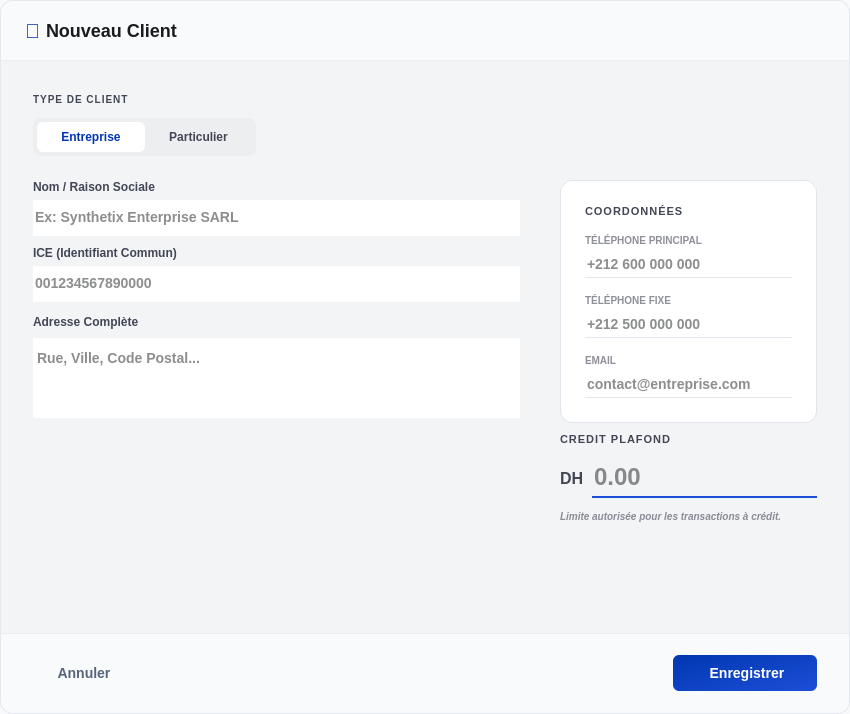
<?xml version="1.0" encoding="UTF-8"?>
<ui version="4.0">
 <class>NouveauClientDialog</class>
 <widget class="QDialog" name="NouveauClientDialog">
  <property name="geometry">
   <rect>
    <x>0</x>
    <y>0</y>
    <width>850</width>
    <height>714</height>
   </rect>
  </property>
  <property name="windowTitle">
   <string>Nouveau Client - Synthetix Enterprise</string>
  </property>
  <property name="styleSheet">
   <string>
    QDialog {
        background-color: #f7f9fb;
    }
    QLabel {
        font-family: 'Overpass', sans-serif;
    }
    QLineEdit, QPlainTextEdit {
        font-family: 'Overpass', sans-serif;
    }
   </string>
  </property>
  <layout class="QVBoxLayout" name="mainLayout">
   <property name="spacing">
    <number>0</number>
   </property>
   <property name="leftMargin">
    <number>0</number>
   </property>
   <property name="topMargin">
    <number>0</number>
   </property>
   <property name="rightMargin">
    <number>0</number>
   </property>
   <property name="bottomMargin">
    <number>0</number>
   </property>
   <item>
    <widget class="QFrame" name="mainFrame">
     <property name="styleSheet">
      <string>
       #mainFrame {
           background-color: #f2f4f6;
           border-radius: 12px;
           border: 1px solid rgba(196, 197, 215, 0.3);
       }
      </string>
     </property>
     <layout class="QVBoxLayout" name="verticalLayout_mainFrame">
      <property name="spacing">
       <number>0</number>
      </property>
      <property name="leftMargin">
       <number>0</number>
      </property>
      <property name="topMargin">
       <number>0</number>
      </property>
      <property name="rightMargin">
       <number>0</number>
      </property>
      <property name="bottomMargin">
       <number>0</number>
      </property>
      <item>
       <widget class="QFrame" name="headerFrame">
        <property name="minimumSize">
         <size>
          <width>0</width>
          <height>60</height>
         </size>
        </property>
        <property name="styleSheet">
         <string>
          #headerFrame {
              background-color: #f8fafc;
              border-bottom: 1px solid rgba(196, 197, 215, 0.2);
              border-top-left-radius: 12px;
              border-top-right-radius: 12px;
          }
         </string>
        </property>
        <layout class="QHBoxLayout" name="horizontalLayout_header">
         <property name="leftMargin">
          <number>24</number>
         </property>
         <property name="rightMargin">
          <number>24</number>
         </property>
         <item>
          <widget class="QLabel" name="iconUserAdd">
           <property name="styleSheet">
            <string>color: #0037b0; font-size: 20px;</string>
           </property>
           <property name="text">
            <string>👤</string>
           </property>
          </widget>
         </item>
         <item>
          <widget class="QLabel" name="lblHeaderTitle">
           <property name="styleSheet">
            <string>font-family: 'Overpass'; font-weight: bold; font-size: 18px; color: #191c1e;</string>
           </property>
           <property name="text">
            <string>Nouveau Client</string>
           </property>
          </widget>
         </item>
         <item>
          <spacer name="spacerHeader">
           <property name="orientation">
            <enum>Qt::Horizontal</enum>
           </property>
           <property name="sizeHint" stdset="0">
            <size>
             <width>0</width>
             <height>0</height>
            </size>
           </property>
          </spacer>
         </item>
        </layout>
       </widget>
      </item>
      <item>
       <layout class="QVBoxLayout" name="verticalLayout_content">
        <property name="spacing">
         <number>24</number>
        </property>
        <property name="leftMargin">
         <number>32</number>
        </property>
        <property name="topMargin">
         <number>32</number>
        </property>
        <property name="rightMargin">
         <number>32</number>
        </property>
        <property name="bottomMargin">
         <number>32</number>
        </property>
        <item>
         <layout class="QVBoxLayout" name="verticalLayout_toggle">
          <property name="spacing">
           <number>12</number>
          </property>
          <item>
           <widget class="QLabel" name="lblTypeClient">
            <property name="styleSheet">
             <string>font-size: 10px; font-weight: bold; color: #434655; letter-spacing: 1px;</string>
            </property>
            <property name="text">
             <string>TYPE DE CLIENT</string>
            </property>
           </widget>
          </item>
          <item>
           <layout class="QHBoxLayout" name="horizontalLayout_toggle">
            <item>
             <widget class="QFrame" name="frameToggle">
              <property name="styleSheet">
               <string>#frameToggle { background-color: #eceef0; border-radius: 8px; }</string>
              </property>
              <layout class="QHBoxLayout" name="horizontalLayout_btnToggle">
               <property name="spacing">
                <number>0</number>
               </property>
               <property name="leftMargin">
                <number>4</number>
               </property>
               <property name="topMargin">
                <number>4</number>
               </property>
               <property name="rightMargin">
                <number>4</number>
               </property>
               <property name="bottomMargin">
                <number>4</number>
               </property>
               <item>
                <widget class="QPushButton" name="btnEntreprise">
                 <property name="styleSheet">
                  <string>
                    QPushButton { background-color: transparent; color: #434655; border: none; border-radius: 6px; padding: 8px 24px; font-weight: 500; }
                    QPushButton:checked { background-color: #ffffff; color: #0037b0; font-weight: bold; }
                   </string>
                 </property>
                 <property name="text">
                  <string>Entreprise</string>
                 </property>
                 <property name="checkable">
                  <bool>true</bool>
                 </property>
                 <property name="checked">
                  <bool>true</bool>
                 </property>
                </widget>
               </item>
               <item>
                <widget class="QPushButton" name="btnParticulier">
                 <property name="styleSheet">
                  <string>
                    QPushButton { background-color: transparent; color: #434655; border: none; border-radius: 6px; padding: 8px 24px; font-weight: 500; }
                    QPushButton:checked { background-color: #ffffff; color: #0037b0; font-weight: bold; }
                   </string>
                 </property>
                 <property name="text">
                  <string>Particulier</string>
                 </property>
                 <property name="checkable">
                  <bool>true</bool>
                 </property>
                </widget>
               </item>
              </layout>
             </widget>
            </item>
            <item>
             <spacer name="spacerToggle">
              <property name="orientation">
               <enum>Qt::Horizontal</enum>
              </property>
              <property name="sizeHint" stdset="0">
               <size>
                <width>0</width>
                <height>0</height>
               </size>
              </property>
             </spacer>
            </item>
           </layout>
          </item>
         </layout>
        </item>
        <item>
         <layout class="QHBoxLayout" name="horizontalLayout_grid" stretch="7,0">
          <property name="spacing">
           <number>40</number>
          </property>
          <item>
           <layout class="QVBoxLayout" name="verticalLayout_left">
            <property name="spacing">
             <number>10</number>
            </property>
            <property name="leftMargin">
             <number>0</number>
            </property>
            <property name="topMargin">
             <number>0</number>
            </property>
            <property name="rightMargin">
             <number>0</number>
            </property>
            <property name="bottomMargin">
             <number>0</number>
            </property>
            <item>
             <layout class="QVBoxLayout" name="vl_nom">
              <property name="spacing">
               <number>6</number>
              </property>
              <item>
               <widget class="QLabel" name="lblNom">
                <property name="styleSheet">
                 <string>font-size: 12px; font-weight: 600; color: #434655;</string>
                </property>
                <property name="text">
                 <string>Nom / Raison Sociale</string>
                </property>
               </widget>
              </item>
              <item>
               <widget class="QLineEdit" name="editNom">
                <property name="styleSheet">
                 <string>
                    QLineEdit { background-color: #ffffff; color: #191c1e; font-size: 14px; font-weight: 500; padding: 8px 0px; border: none; border-bottom: 2px solid transparent; }
                    QLineEdit:focus { border-bottom: 2px solid #0037b0; }
                   </string>
                </property>
                <property name="placeholderText">
                 <string>Ex: Synthetix Enterprise SARL</string>
                </property>
               </widget>
              </item>
             </layout>
            </item>
            <item>
             <layout class="QVBoxLayout" name="vl_ice">
              <property name="spacing">
               <number>6</number>
              </property>
              <item>
               <widget class="QLabel" name="lblICE">
                <property name="styleSheet">
                 <string>font-size: 12px; font-weight: 600; color: #434655;</string>
                </property>
                <property name="text">
                 <string>ICE (Identifiant Commun)</string>
                </property>
               </widget>
              </item>
              <item>
               <widget class="QLineEdit" name="editICE">
                <property name="styleSheet">
                 <string>
                    QLineEdit { background-color: #ffffff; color: #191c1e; font-size: 14px; font-weight: 500; padding: 8px 0px; border: none; border-bottom: 2px solid transparent; }
                    QLineEdit:focus { border-bottom: 2px solid #0037b0; }
                   </string>
                </property>
                <property name="placeholderText">
                 <string>001234567890000</string>
                </property>
               </widget>
              </item>
             </layout>
            </item>
            <item>
             <layout class="QVBoxLayout" name="verticalLayout">
              <property name="spacing">
               <number>6</number>
              </property>
              <property name="topMargin">
               <number>0</number>
              </property>
              <item>
               <widget class="QLabel" name="lblAdresse">
                <property name="maximumSize">
                 <size>
                  <width>16777215</width>
                  <height>20</height>
                 </size>
                </property>
                <property name="styleSheet">
                 <string>font-size: 12px; font-weight: 600; color: #434655;</string>
                </property>
                <property name="text">
                 <string>Adresse Complète</string>
                </property>
               </widget>
              </item>
              <item>
               <widget class="QPlainTextEdit" name="editAdresse">
                <property name="maximumSize">
                 <size>
                  <width>16777215</width>
                  <height>80</height>
                 </size>
                </property>
                <property name="styleSheet">
                 <string notr="true">
                    QPlainTextEdit { background-color: #ffffff; color: #191c1e; font-size: 14px; font-weight: 500; padding: 8px 0px; border: none; border-bottom: 2px solid transparent; }
                    QPlainTextEdit:focus { border-bottom: 2px solid #0037b0; }
                   </string>
                </property>
                <property name="tabStopWidth">
                 <number>80</number>
                </property>
                <property name="placeholderText">
                 <string>Rue, Ville, Code Postal...</string>
                </property>
               </widget>
              </item>
             </layout>
            </item>
            <item>
             <spacer name="spacerLeft">
              <property name="orientation">
               <enum>Qt::Vertical</enum>
              </property>
              <property name="sizeHint" stdset="0">
               <size>
                <width>0</width>
                <height>0</height>
               </size>
              </property>
             </spacer>
            </item>
           </layout>
          </item>
          <item>
           <layout class="QVBoxLayout" name="verticalLayout_right">
            <property name="spacing">
             <number>10</number>
            </property>
            <property name="leftMargin">
             <number>0</number>
            </property>
            <property name="topMargin">
             <number>0</number>
            </property>
            <property name="rightMargin">
             <number>0</number>
            </property>
            <property name="bottomMargin">
             <number>0</number>
            </property>
            <item>
             <widget class="QFrame" name="frameCoord">
              <property name="styleSheet">
               <string>#frameCoord { background-color: #ffffff; border-radius: 12px; border: 1px solid rgba(196, 197, 215, 0.4); }</string>
              </property>
              <layout class="QVBoxLayout" name="vl_coord">
               <property name="spacing">
                <number>16</number>
               </property>
               <property name="leftMargin">
                <number>24</number>
               </property>
               <property name="topMargin">
                <number>24</number>
               </property>
               <property name="rightMargin">
                <number>24</number>
               </property>
               <property name="bottomMargin">
                <number>24</number>
               </property>
               <item>
                <layout class="QHBoxLayout" name="hl_coordTitle">
                 <item>
                  <widget class="QLabel" name="lblCoordTitle">
                   <property name="styleSheet">
                    <string>font-size: 11px; font-weight: bold; color: #434655; letter-spacing: 1px;</string>
                   </property>
                   <property name="text">
                    <string>COORDONNÉES</string>
                   </property>
                  </widget>
                 </item>
                 <item>
                  <spacer name="spacerCoordTitle">
                   <property name="orientation">
                    <enum>Qt::Horizontal</enum>
                   </property>
                   <property name="sizeHint" stdset="0">
                    <size>
                     <width>0</width>
                     <height>0</height>
                    </size>
                   </property>
                  </spacer>
                 </item>
                </layout>
               </item>
               <item>
                <layout class="QVBoxLayout" name="vl_coordInputs">
                 <property name="spacing">
                  <number>16</number>
                 </property>
                 <item>
                  <layout class="QVBoxLayout" name="vl_telPrinc">
                   <property name="spacing">
                    <number>4</number>
                   </property>
                   <item>
                    <widget class="QLabel" name="l_telPrinc">
                     <property name="styleSheet">
                      <string>font-size: 10px; font-weight: bold; color: rgba(67, 70, 85, 0.6);</string>
                     </property>
                     <property name="text">
                      <string>TÉLÉPHONE PRINCIPAL</string>
                     </property>
                    </widget>
                   </item>
                   <item>
                    <widget class="QLineEdit" name="editTelPrincipal">
                     <property name="styleSheet">
                      <string>QLineEdit { background-color: transparent; color: #191c1e; font-size: 14px; font-weight: 500; border: none; border-bottom: 1px solid rgba(196, 197, 215, 0.4); padding: 4px 0px; } QLineEdit:focus { border-bottom: 1px solid #0037b0; }</string>
                     </property>
                     <property name="placeholderText">
                      <string>+212 600 000 000</string>
                     </property>
                    </widget>
                   </item>
                  </layout>
                 </item>
                 <item>
                  <layout class="QVBoxLayout" name="vl_telFixe">
                   <property name="spacing">
                    <number>4</number>
                   </property>
                   <item>
                    <widget class="QLabel" name="l_telFixe">
                     <property name="styleSheet">
                      <string>font-size: 10px; font-weight: bold; color: rgba(67, 70, 85, 0.6);</string>
                     </property>
                     <property name="text">
                      <string>TÉLÉPHONE FIXE</string>
                     </property>
                    </widget>
                   </item>
                   <item>
                    <widget class="QLineEdit" name="editTelFixe">
                     <property name="styleSheet">
                      <string>QLineEdit { background-color: transparent; color: #191c1e; font-size: 14px; font-weight: 500; border: none; border-bottom: 1px solid rgba(196, 197, 215, 0.4); padding: 4px 0px; } QLineEdit:focus { border-bottom: 1px solid #0037b0; }</string>
                     </property>
                     <property name="placeholderText">
                      <string>+212 500 000 000</string>
                     </property>
                    </widget>
                   </item>
                  </layout>
                 </item>
                 <item>
                  <layout class="QVBoxLayout" name="vl_email">
                   <property name="spacing">
                    <number>4</number>
                   </property>
                   <item>
                    <widget class="QLabel" name="l_email">
                     <property name="styleSheet">
                      <string>font-size: 10px; font-weight: bold; color: rgba(67, 70, 85, 0.6);</string>
                     </property>
                     <property name="text">
                      <string>EMAIL</string>
                     </property>
                    </widget>
                   </item>
                   <item>
                    <widget class="QLineEdit" name="editEmail">
                     <property name="styleSheet">
                      <string>QLineEdit { background-color: transparent; color: #191c1e; font-size: 14px; font-weight: 500; border: none; border-bottom: 1px solid rgba(196, 197, 215, 0.4); padding: 4px 0px; } QLineEdit:focus { border-bottom: 1px solid #0037b0; }</string>
                     </property>
                     <property name="placeholderText">
                      <string>contact@entreprise.com</string>
                     </property>
                    </widget>
                   </item>
                  </layout>
                 </item>
                </layout>
               </item>
              </layout>
             </widget>
            </item>
            <item>
             <layout class="QVBoxLayout" name="vl_credit">
              <property name="spacing">
               <number>12</number>
              </property>
              <item>
               <widget class="QLabel" name="lblCreditTitle">
                <property name="styleSheet">
                 <string>font-size: 11px; font-weight: bold; color: #434655; letter-spacing: 1px;</string>
                </property>
                <property name="text">
                 <string>CREDIT PLAFOND</string>
                </property>
               </widget>
              </item>
              <item>
               <layout class="QHBoxLayout" name="hl_credit">
                <property name="spacing">
                 <number>8</number>
                </property>
                <item>
                 <widget class="QLabel" name="lblDH">
                  <property name="styleSheet">
                   <string>font-size: 16px; font-weight: bold; color: #434655;</string>
                  </property>
                  <property name="text">
                   <string>DH</string>
                  </property>
                 </widget>
                </item>
                <item>
                 <widget class="QLineEdit" name="editCreditPlafond">
                  <property name="styleSheet">
                   <string>QLineEdit { background-color: transparent; color: #191c1e; font-family: 'Overpass'; font-size: 24px; font-weight: 800; border: none; border-bottom: 2px solid #1d4ed8; padding: 4px 0px; } QLineEdit:focus { border-bottom: 2px solid #0037b0; }</string>
                  </property>
                  <property name="text">
                   <string/>
                  </property>
                  <property name="placeholderText">
                   <string>0.00</string>
                  </property>
                 </widget>
                </item>
               </layout>
              </item>
              <item>
               <widget class="QLabel" name="lblCreditSub">
                <property name="styleSheet">
                 <string>font-size: 10px; font-weight: 500; font-style: italic; color: rgba(67, 70, 85, 0.6);</string>
                </property>
                <property name="text">
                 <string>Limite autorisée pour les transactions à crédit.</string>
                </property>
               </widget>
              </item>
             </layout>
            </item>
            <item>
             <spacer name="verticalSpacer">
              <property name="orientation">
               <enum>Qt::Vertical</enum>
              </property>
              <property name="sizeHint" stdset="0">
               <size>
                <width>20</width>
                <height>40</height>
               </size>
              </property>
             </spacer>
            </item>
           </layout>
          </item>
         </layout>
        </item>
       </layout>
      </item>
      <item>
       <widget class="QFrame" name="frameFooter">
        <property name="minimumSize">
         <size>
          <width>0</width>
          <height>80</height>
         </size>
        </property>
        <property name="styleSheet">
         <string>#frameFooter { background-color: #f8fafc; border-top: 1px solid rgba(196, 197, 215, 0.2); border-bottom-left-radius: 12px; border-bottom-right-radius: 12px; }</string>
        </property>
        <layout class="QHBoxLayout" name="horizontalLayout_footer">
         <property name="leftMargin">
          <number>32</number>
         </property>
         <property name="rightMargin">
          <number>32</number>
         </property>
         <item>
          <widget class="QPushButton" name="btnAnnuler">
           <property name="styleSheet">
            <string>QPushButton { color: #57657a; background-color: transparent; font-size: 14px; font-weight: bold; border: none; border-radius: 6px; padding: 10px 24px; } QPushButton:hover { background-color: rgba(87, 101, 122, 0.1); }</string>
           </property>
           <property name="text">
            <string>Annuler</string>
           </property>
          </widget>
         </item>
         <item>
          <spacer name="spacerFooter">
           <property name="orientation">
            <enum>Qt::Horizontal</enum>
           </property>
           <property name="sizeHint" stdset="0">
            <size>
             <width>0</width>
             <height>0</height>
            </size>
           </property>
          </spacer>
         </item>
         <item>
          <widget class="QPushButton" name="btnEnregistrer">
           <property name="styleSheet">
            <string>QPushButton { background-color: qlineargradient(spread:pad, x1:0, y1:0, x2:1, y2:1, stop:0 #0037b0, stop:1 #1d4ed8); color: #ffffff; font-size: 14px; font-weight: bold; border: none; border-radius: 6px; padding: 10px 32px; } QPushButton:hover { background-color: #1d4ed8; }</string>
           </property>
           <property name="text">
            <string> Enregistrer</string>
           </property>
          </widget>
         </item>
        </layout>
       </widget>
      </item>
     </layout>
    </widget>
   </item>
  </layout>
 </widget>
 <resources/>
 <connections/>
</ui>
